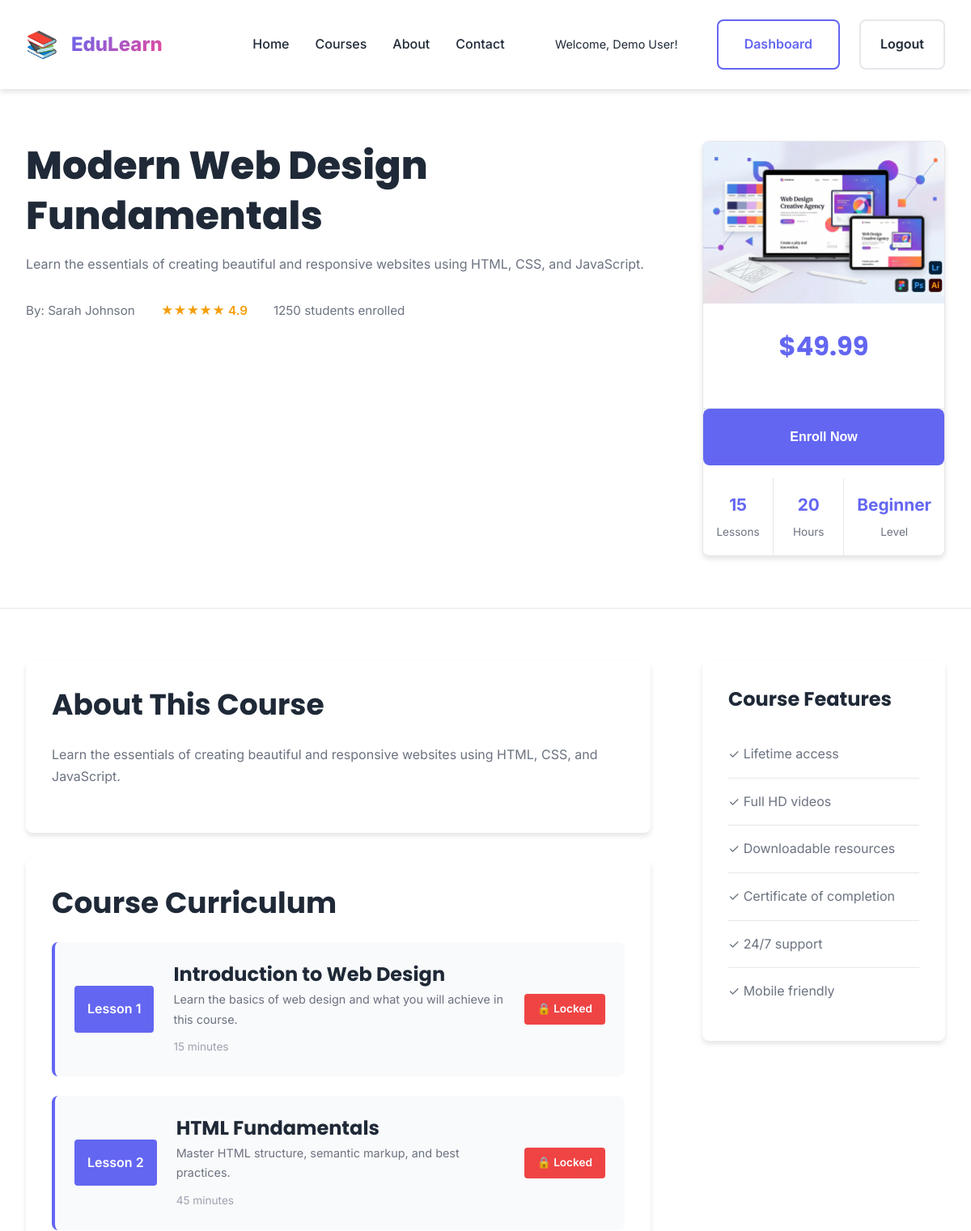
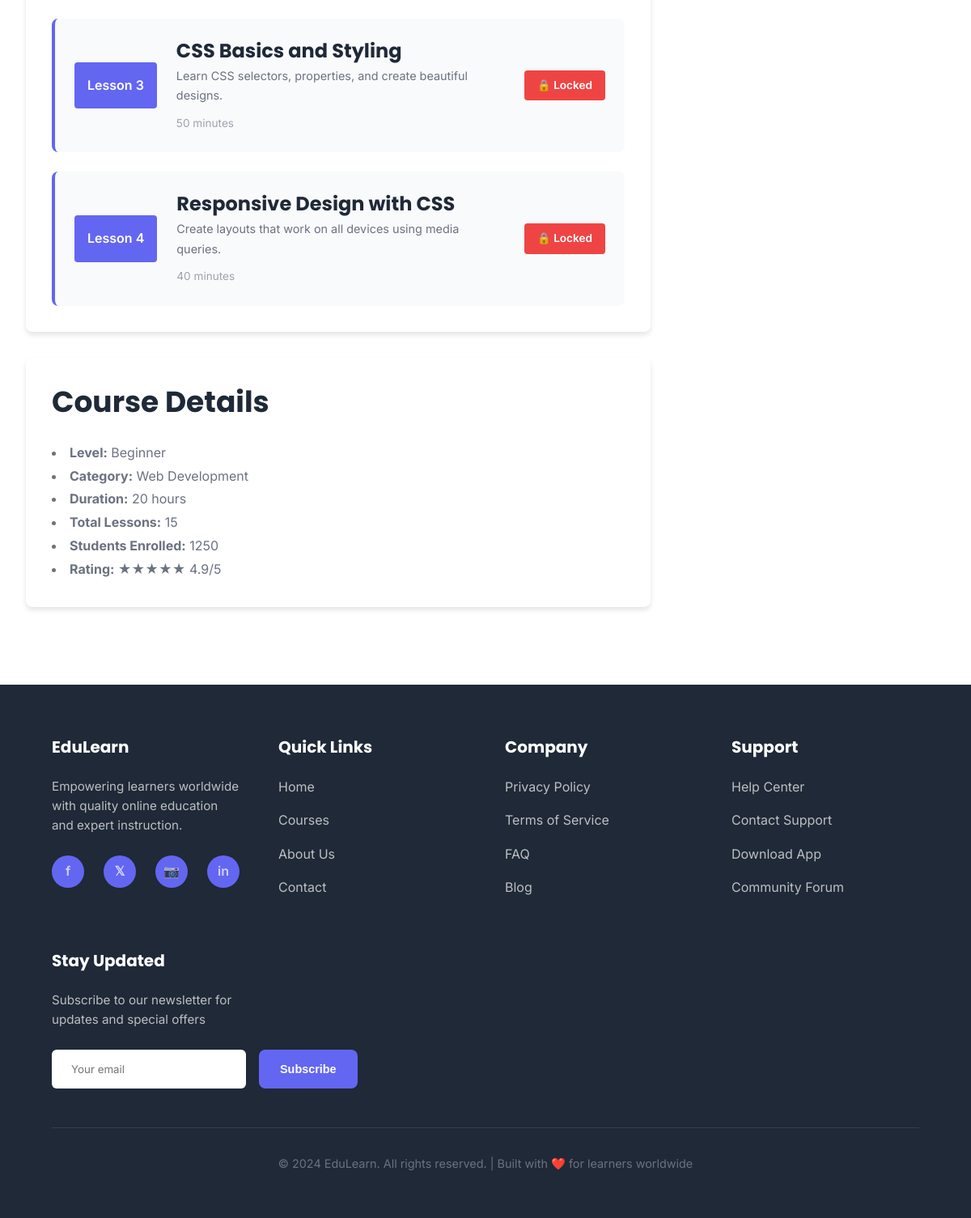
/pages/course-detail.php?id=1 (signed in), run on the app's committed database (2 pictures, top to bottom).
### tables this page shows
CREATE TABLE IF NOT EXISTS courses (
    id INT AUTO_INCREMENT PRIMARY KEY,
    title VARCHAR(255) NOT NULL,
    description TEXT NOT NULL,
    category VARCHAR(100) NOT NULL,
    instructor_id INT NOT NULL,
    thumbnail VARCHAR(255),
    level ENUM('beginner', 'intermediate', 'advanced') DEFAULT 'beginner',
    price DECIMAL(10, 2) DEFAULT 0.00,
    rating DECIMAL(3, 1) DEFAULT 0.0,
    students_count INT DEFAULT 0,
    duration_hours INT,
    lessons_count INT,
    status ENUM('published', 'draft', 'archived') DEFAULT 'published',
    created_at TIMESTAMP DEFAULT CURRENT_TIMESTAMP,
    updated_at TIMESTAMP DEFAULT CURRENT_TIMESTAMP ON UPDATE CURRENT_TIMESTAMP,
    FOREIGN KEY (instructor_id) REFERENCES users(id),
    INDEX (category),
    INDEX (instructor_id)
);

CREATE TABLE IF NOT EXISTS users (
    id INT AUTO_INCREMENT PRIMARY KEY,
    fullname VARCHAR(100) NOT NULL,
    email VARCHAR(100) NOT NULL UNIQUE,
    phone VARCHAR(20),
    password VARCHAR(255) NOT NULL,
    profile_picture VARCHAR(255),
    bio TEXT,
    role ENUM('student', 'instructor', 'admin') DEFAULT 'student',
    status ENUM('active', 'inactive', 'suspended') DEFAULT 'active',
    created_at TIMESTAMP DEFAULT CURRENT_TIMESTAMP,
    updated_at TIMESTAMP DEFAULT CURRENT_TIMESTAMP ON UPDATE CURRENT_TIMESTAMP,
    INDEX (email),
    INDEX (role)
);

CREATE TABLE IF NOT EXISTS lessons (
    id INT AUTO_INCREMENT PRIMARY KEY,
    course_id INT NOT NULL,
    title VARCHAR(255) NOT NULL,
    description TEXT,
    video_url VARCHAR(255),
    content TEXT,
    duration_minutes INT,
    lesson_number INT,
    resources VARCHAR(255),
    quiz_available BOOLEAN DEFAULT FALSE,
    status ENUM('published', 'draft') DEFAULT 'published',
    created_at TIMESTAMP DEFAULT CURRENT_TIMESTAMP,
    updated_at TIMESTAMP DEFAULT CURRENT_TIMESTAMP ON UPDATE CURRENT_TIMESTAMP,
    FOREIGN KEY (course_id) REFERENCES courses(id),
    INDEX (course_id)
);

### pages/course-detail.php (the view, shortened to what this page needs)
<?php
include '../includes/header.php';
include '../includes/db_connection.php';
$course_id = isset($_GET['id']) ? intval($_GET['id']) : 0;
$is_logged_in = isset($_SESSION['logged_in']) && $_SESSION['logged_in'] === true;
$user_id = isset($_SESSION['user_id']) ? $_SESSION['user_id'] : null;
$course_query = "SELECT c.*, u.fullname as instructor_name FROM courses c LEFT JOIN users u ON c.instructor_id = u.id WHERE c.id = " . $course_id;
$course_result = mysqli_query($connection, $course_query);
$course = mysqli_fetch_assoc($course_result);
$is_enrolled = false;
if ($is_logged_in && $user_id) {
    $enrollment_query = "SELECT id FROM enrollments WHERE student_id = " . $user_id . " AND course_id = " . $course_id;
    $enrollment_result = mysqli_query($connection, $enrollment_query);
    $is_enrolled = mysqli_num_rows($enrollment_result) > 0;
}
$lessons_query = "SELECT * FROM lessons WHERE course_id = " . $course_id . " AND status = 'published' ORDER BY lesson_number";
$lessons_result = mysqli_query($connection, $lessons_query);
$lessons = array();
if ($lessons_result) {
    while ($row = mysqli_fetch_assoc($lessons_result)) {
        $lessons[] = $row;
    }
}
?>
<section class="course-header-section">
    <div class="container">
        <div class="course-header-content">
            <div class="course-header-left">
                <h1><?php echo htmlspecialchars($course['title']); ?></h1>
                <p class="course-description"><?php echo htmlspecialchars($course['description']); ?></p>
                <div class="course-info">
                    <span class="instructor">By: <?php echo htmlspecialchars($course['instructor_name'] ?? 'Unknown'); ?></span>
                    <span class="rating">★★★★★ <?php echo htmlspecialchars($course['rating']); ?></span>
                    <span class="students"><?php echo $course['students_count']; ?> students enrolled</span>
                </div>
            </div>
            <div class="course-header-right">
                <div class="course-card-sidebar">
                    <?php if (!empty($course['thumbnail'])): ?>
                        <img src="<?php echo $path_prefix; ?>images/<?php echo htmlspecialchars($course['thumbnail']); ?>" alt="<?php echo htmlspecialchars($course['title']); ?>" class="course-thumbnail">
                    <?php else: ?>
                        <div class="no-image-placeholder">No Image</div>
                    <?php endif; ?>
                    <div class="course-pricing">
                        <h2 class="price">$<?php echo number_format($course['price'], 2); ?></h2>
                    </div>
                    <?php if ($is_logged_in): ?>
                        <?php if ($is_enrolled): ?>
                            <button class="btn btn-success btn-large">✓ Already Enrolled</button>
                        <?php else: ?>
                            <form method="POST" action="../includes/process-enroll.php" style="width: 100%;">
                                <button type="submit" class="btn btn-primary btn-large">Enroll Now</button>
                            </form>
                        <?php endif; ?>
                    <?php else: ?>
                        <button class="btn btn-primary btn-large" onclick="window.location.href='login.php'">Login to Enroll</button>
                    <?php endif; ?>
                    <div class="course-meta-info">
                        <div class="meta-item">
                            <strong><?php echo $course['lessons_count'] ?? 0; ?></strong>
                            <span>Lessons</span>
                        </div>
                        <div class="meta-item">
                            <strong><?php echo $course['duration_hours'] ?? 0; ?></strong>
                            <span>Hours</span>
                        </div>
                        <div class="meta-item">
                            <strong><?php echo ucfirst($course['level']); ?></strong>
                            <span>Level</span>
                        </div>
                    </div>
                </div>
            </div>
        </div>
    </div>
</section>
<section class="course-content-section">
    <div class="container">
        <div class="course-content-layout">
            <div class="course-main">
                <div class="course-section">
                    <h2>About This Course</h2>
                    <p><?php echo htmlspecialchars($course['description']); ?></p>
                </div>
                <?php if (!empty($lessons)): ?>
                    <div class="course-section">
                        <h2>Course Curriculum</h2>
                        <div class="lessons-list">
                            <?php foreach ($lessons as $index => $lesson): ?>
                                <div class="lesson-item">
                                    <div class="lesson-number">Lesson <?php echo $lesson['lesson_number']; ?></div>
                                    <div class="lesson-content">
                                        <h3><?php echo htmlspecialchars($lesson['title']); ?></h3>
                                        <p><?php echo htmlspecialchars($lesson['description'] ?? ''); ?></p>
                                        <span class="lesson-duration"><?php echo $lesson['duration_minutes']; ?> minutes</span>
                                    </div>
                                    <?php if (!$is_enrolled): ?>
                                        <span class="lesson-lock">🔒 Locked</span>
                                    <?php else: ?>
                                        <span class="lesson-unlock">📖 Available</span>
                                    <?php endif; ?>
                                </div>
                            <?php endforeach; ?>
                        </div>
                    </div>
                <?php endif; ?>
                <div class="course-section">
                    <h2>Course Details</h2>
                    <ul>
                        <li><strong>Level:</strong> <?php echo ucfirst($course['level']); ?></li>
                        <li><strong>Category:</strong> <?php echo htmlspecialchars($course['category']); ?></li>
                        <li><strong>Duration:</strong> <?php echo $course['duration_hours']; ?> hours</li>
                        <li><strong>Total Lessons:</strong> <?php echo $course['lessons_count']; ?></li>
                        <li><strong>Students Enrolled:</strong> <?php echo $course['students_count']; ?></li>
                        <li><strong>Rating:</strong> ★★★★★ <?php echo $course['rating']; ?>/5</li>
                    </ul>
                </div>
            </div>
            <aside class="course-sidebar">
                <div class="sidebar-section">
                    <h3>Course Features</h3>
                    <ul class="features-list">
                        <li>✓ Lifetime access</li>
                        <li>✓ Full HD videos</li>
                        <li>✓ Downloadable resources</li>
                        <li>✓ Certificate of completion</li>
                        <li>✓ 24/7 support</li>
                        <li>✓ Mobile friendly</li>
                    </ul>
                </div>
            </aside>
        </div>
    </div>
</section>
<?php
include '../includes/footer.php';
?>

### data on the page
courses: title "Modern Web Design Fundamentals", description "Learn the essentials of creating beautiful and responsive websites using HTML, CSS, and JavaScript.", instructor.fullname "Sarah Johnson", rating "4.9", students_count "1250", thumbnail (picture), price "49.99", lessons_count "15", duration_hours "20", level "Beginner", category "Web Development"
lessons: lesson_number "1", title "Introduction to Web Design", description "Learn the basics of web design and what you will achieve in this course.", duration_minutes "15"
lessons: lesson_number "2", title "HTML Fundamentals", description "Master HTML structure, semantic markup, and best practices.", duration_minutes "45"
lessons: lesson_number "3", title "CSS Basics and Styling", description "Learn CSS selectors, properties, and create beautiful designs.", duration_minutes "50"
lessons: lesson_number "4", title "Responsive Design with CSS", description "Create layouts that work on all devices using media queries.", duration_minutes "40"

### other printed values
$user_name "Demo User"
